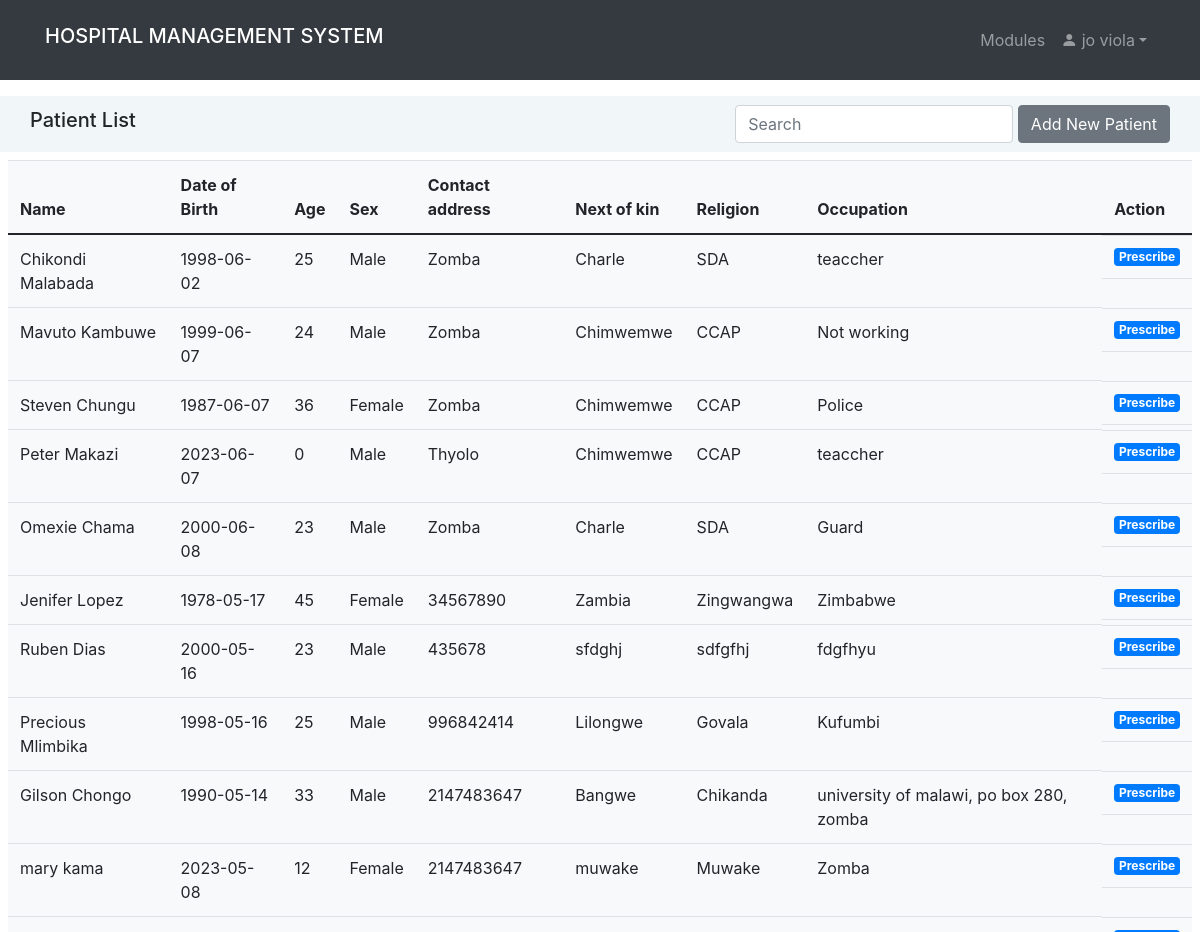
The app's page /patient_list_user.php (signed in, upper part), older data.
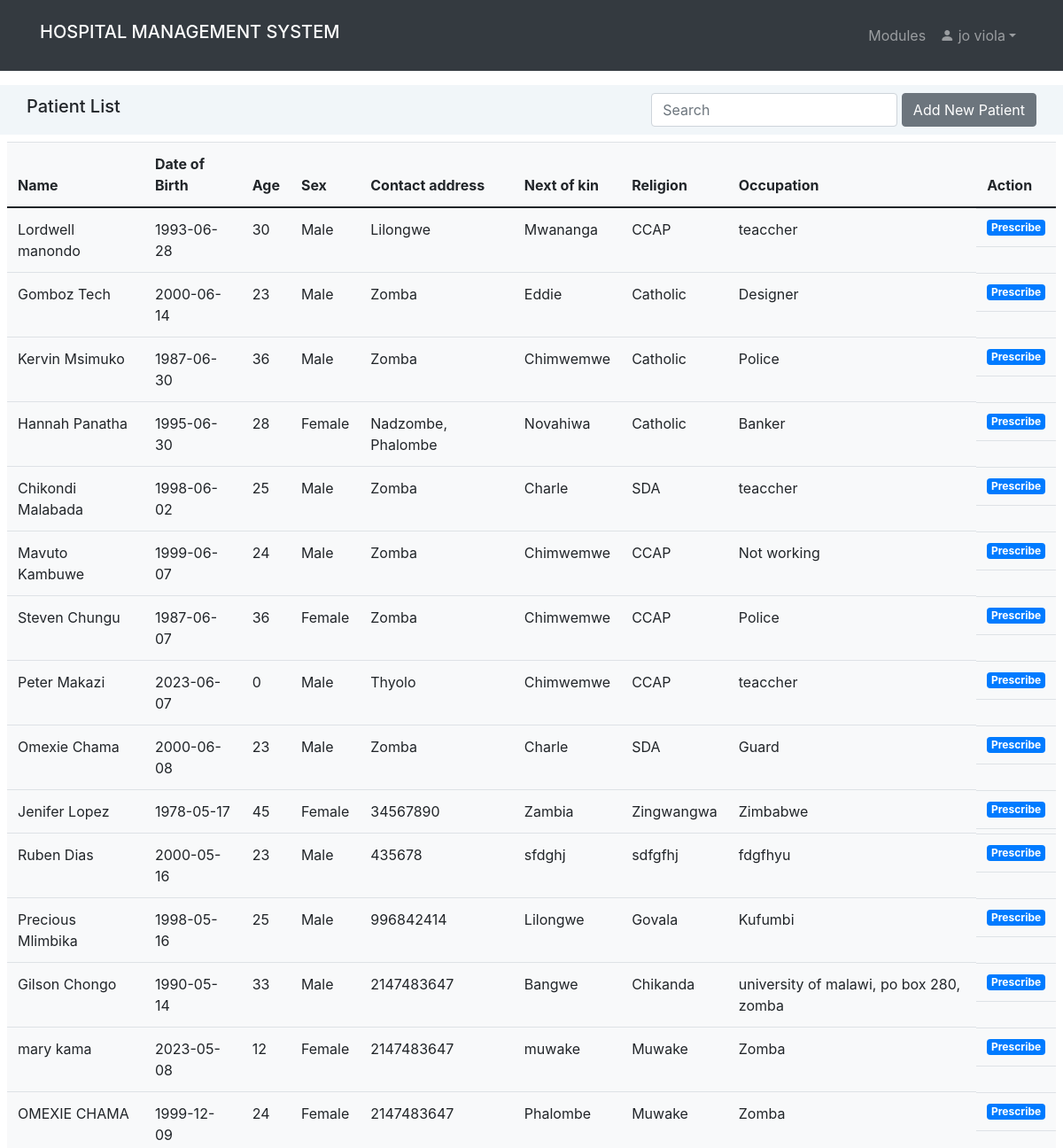
The same page, newer data.
### tables this page shows
CREATE TABLE `patient` (
  `id` int(11) NOT NULL,
  `name` varchar(100) NOT NULL,
  `date` date NOT NULL,
  `gender` varchar(10) NOT NULL,
  `age` int(2) NOT NULL,
  `address` text NOT NULL,
  `next_of_kin` varchar(100) NOT NULL,
  `religion` varchar(100) NOT NULL,
  `occupation` varchar(100) NOT NULL,
  `symptoms` text DEFAULT NULL,
  `treatment_plan` text DEFAULT NULL,
  `measurement` text DEFAULT NULL,
  `examination` text DEFAULT NULL,
  `disease` text DEFAULT NULL,
  `bio_history` text DEFAULT NULL,
  `drug` text NOT NULL,
  `dosage` text NOT NULL,
  `drug_given_by` text NOT NULL,
  `discharge_status` text DEFAULT NULL,
  `drug_status` text NOT NULL,
  `prescribed_by` text DEFAULT NULL,
  `prescribed_on` text DEFAULT NULL,
  `total_bills` int(15) DEFAULT NULL,
  `status` text NOT NULL DEFAULT 'not paid',
  `tests` text DEFAULT NULL,
  `ward_bed` text DEFAULT NULL,
  `discharge_date` date DEFAULT NULL,
  `lab_results` text DEFAULT NULL,
  `lab_price` int(30) DEFAULT NULL,
  `rad_price` int(30) DEFAULT NULL
);

### patient_list_user.php (the view, shortened to what this page needs)
<?php
include "comfig.php";
include "unavbar.php";
if (isset($_SESSION['id']) && isset($_SESSION['uname']) && isset($_SESSION['prof'])) {
?>
<!DOCTYPE html>
<html>
<head>
	<link rel="stylesheet" href="https://maxcdn.bootstrapcdn.com/bootstrap/4.5.2/css/bootstrap.min.css">
</head>
<body>
	<br>
	<br>
	<br>
	<br>
 <nav class="navbar navbar-expand py-1"style="background-color:#F1F6F9;" >
                                    <div class="container">
                                    <h5 class="navbar-brand"> Patient List</h5>
                                        <div class="collapse navbar-collapse" id="navmenu">
                                            <ul class="navbar-nav ms-auto">
                                                <li class="nav-item dropdown">
                                                <input class="form-control me-1" id="myInput" style="width:100%; max-width:20rem" type="text" placeholder="Search" aria-label="Search">
                                                </li> &nbsp;
                                                <a class ="btn btn-secondary" href="patient_reg.php">Add New Patient</a>
                                            </ul>
                                        </div>
                                    </div>
                                </nav>
                                <div class="p-2">
                                    <div class="row">
                                    <div class="col-md-12">
                                    <table class="table table-hover bg-light" style="overflow:auto">
                                            <thead class="table table-hover">
                                            <tr>
                                                <th>Name</th>
                                                <th>Date of Birth</th>
                                                <th>Age</th>
                                                <th>Sex</th>
                                                <th>Contact address</th>
                                                <th>Next of kin</th>
                                                <th>Religion</th>
                                                <th>Occupation</th>
                                                <th>Action</th>
                                                </tr>
                                        </thead>
                                        <tbody  id = "myTable">
                                            <?php
                                            $query = "SELECT * FROM patient ORDER BY id DESC";
                                            $stmt = $mysqli->prepare($query);
                                            $stmt->execute();
                                            $result = $stmt->get_result();
                                            if ($result->num_rows > 0) {
                                                while ($row = $result->fetch_assoc()) { ?>
                                                    <tr>
                                                        <td><?php echo $row["name"]; ?></td>
                                                        <td><?php echo $row["date"]; ?></td>
                                                        <td><?php echo $row["age"]; ?></td>
                                                        <td><?php echo $row["gender"]; ?></td>
                                                        <td><?php echo $row["address"]; ?></td>
                                                        <td><?php echo $row["next_of_kin"]; ?></td>
                                                        <td><?php echo $row["religion"]; ?></td>
                                                        <td><?php echo $row["occupation"]; ?></td>
                                                        <td class='btn-group btn-group-justified'>
                                                                <a href='user_prescribe_form.php?view=<?php echo $row["id"]; ?>' class='badge bg-primary'>Prescribe</a>
                                                        </td>
                                                    </tr>
                                                <?php
                                                }
                                            } else {
                                                echo "<tr><td colspan='12' class='text-center'>No patients found</td></tr>";
                                            }
                                            ?>
                                        </tbody>
                                    </table>
                                </div>
                                </div>
                            </div>
</body>
</html>
<?php
} else {
    header("Location: home.php");
    exit();
}
?>

Row changes from the older to the newer data that the page shows:
added patient: name "Lordwell manondo", date "1993-06-28", age "30", gender "Male", address "Lilongwe", next_of_kin "Mwananga", religion "CCAP", occupation "teaccher"
added patient: name "Gomboz Tech", date "2000-06-14", age "23", gender "Male", address "Zomba", next_of_kin "Eddie", religion "Catholic", occupation "Designer"
added patient: name "Kervin Msimuko", date "1987-06-30", age "36", gender "Male", address "Zomba", next_of_kin "Chimwemwe", religion "Catholic", occupation "Police"
added patient: name "Hannah Panatha", date "1995-06-30", age "28", gender "Female", address "Nadzombe, Phalombe", next_of_kin "Novahiwa", religion "Catholic", occupation "Banker"
now on this page (row unchanged): patient: name "OMEXIE CHAMA", date "1999-12-09", age "24", gender "Female", address "2147483647", next_of_kin "Phalombe", religion "Muwake", occupation "Zomba"
